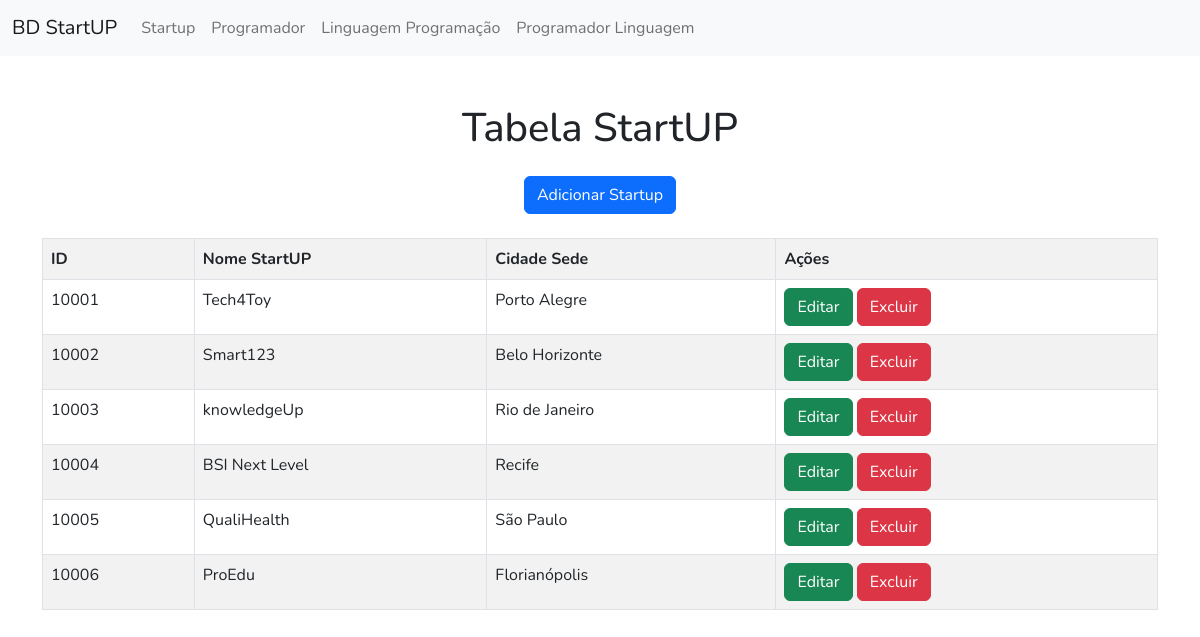
The page /?page=startup on the database its author committed.
### tables this page shows
create table STARTUP(
    id_startup INT PRIMARY KEY AUTO_INCREMENT,
    nome_startup VARCHAR(255) NOT NULL,
    cidade_sede VARCHAR(255)
);

### startup/listarStartup.php (the view)
<div class="d-flex flex-column justify-content-center align-items-center">
    <h1>Tabela StartUP</h1>
    <a class="btn btn-primary mb-4 mt-3" href="?page=novastartup">Adicionar Startup</a>
</div>
<?php
    $sql = "SELECT * FROM startup";
    $res = $conn->query($sql);
    $qtd = $res->num_rows;
    if($qtd > 0){
        print "<table class='table table-hover table-striped table-bordered'>";
            print"<tr>";
            print"<th>ID</th>";
            print"<th>Nome StartUP</th>";
            print"<th>Cidade Sede</th>";
            print"<th>Ações</th>";
            print"</tr>";
        while($row = $res -> fetch_object()) {
            print"<tr>";
            print "<td>".$row -> id_startup."</td>";
            print "<td>".$row -> nome_startup."</td>";
            print "<td>".$row -> cidade_sede."</td>";
            print "<td>
                <button
                onclick=\"location.href='?page=editarstartup&id=".$row->id_startup."';\"
                class='btn btn-success'>Editar</button>
                <button
                onclick=\"if(confirm('Tem certeza que deseja excluir?')){
                    location.href='?page=salvarstartup&acao=excluir&id=".$row->id_startup."';
                } else {false;}
                \"class='btn btn-danger'>Excluir</button>
            </td>";
            print"</tr>";
        }
        print "</table>";
    } else {
        print "<p class='alert alert-danger'>Nada foi encontrado</p>";
    }
?>

### index.php (shortened to what this page needs)
<!doctype html>
<html lang="pt-br">
  <head>
    <link href="https://cdn.jsdelivr.net/npm/bootstrap@5.2.1/dist/css/bootstrap.min.css"
    rel="stylesheet"
>
  </head>
  <body>
    <nav class="navbar navbar-expand-lg bg-light">
        <div class="container-fluid">
            <a class="navbar-brand" href="index.php">BD StartUP</a>
            <div class="collapse navbar-collapse" id="navbarNav">
            <ul class="navbar-nav">
                <li class="nav-item">
                    <a class="nav-link" aria-current="page" href="?page=startup">Startup</a>
                </li>
                <li class="nav-item">
                    <a class="nav-link" href="?page=programador">Programador</a>
                </li>
                <li class="nav-item">
                    <a class="nav-link" href="?page=lp">Linguagem Programação</a>
                </li>
                <li class="nav-item">
                    <a class="nav-link" href="?page=pl">Programador Linguagem</a>
                </li>
            </ul>
        </div>
    </nav>
    <div class="container">
        <div class="row">
            <div class="col mt-5">
                <?php
                    include("config.php");
                    switch(@$_REQUEST["page"]){
                    case "startup":
                        include("startup/listarStartup.php");
                    break;
                    }
                ?>
            </div>
        </div>
    </div>
  </body>
</html>

### index.php (style rules this page uses)
body { font-family: 'Nunito', sans-serif; }

### rows shown on the page
startup: id_startup "10001", nome_startup "Tech4Toy", cidade_sede "Porto Alegre"
startup: id_startup "10002", nome_startup "Smart123", cidade_sede "Belo Horizonte"
startup: id_startup "10003", nome_startup "knowledgeUp", cidade_sede "Rio de Janeiro"
startup: id_startup "10004", nome_startup "BSI Next Level", cidade_sede "Recife"
startup: id_startup "10005", nome_startup "QualiHealth", cidade_sede "São Paulo"
startup: id_startup "10006", nome_startup "ProEdu", cidade_sede "Florianópolis"
